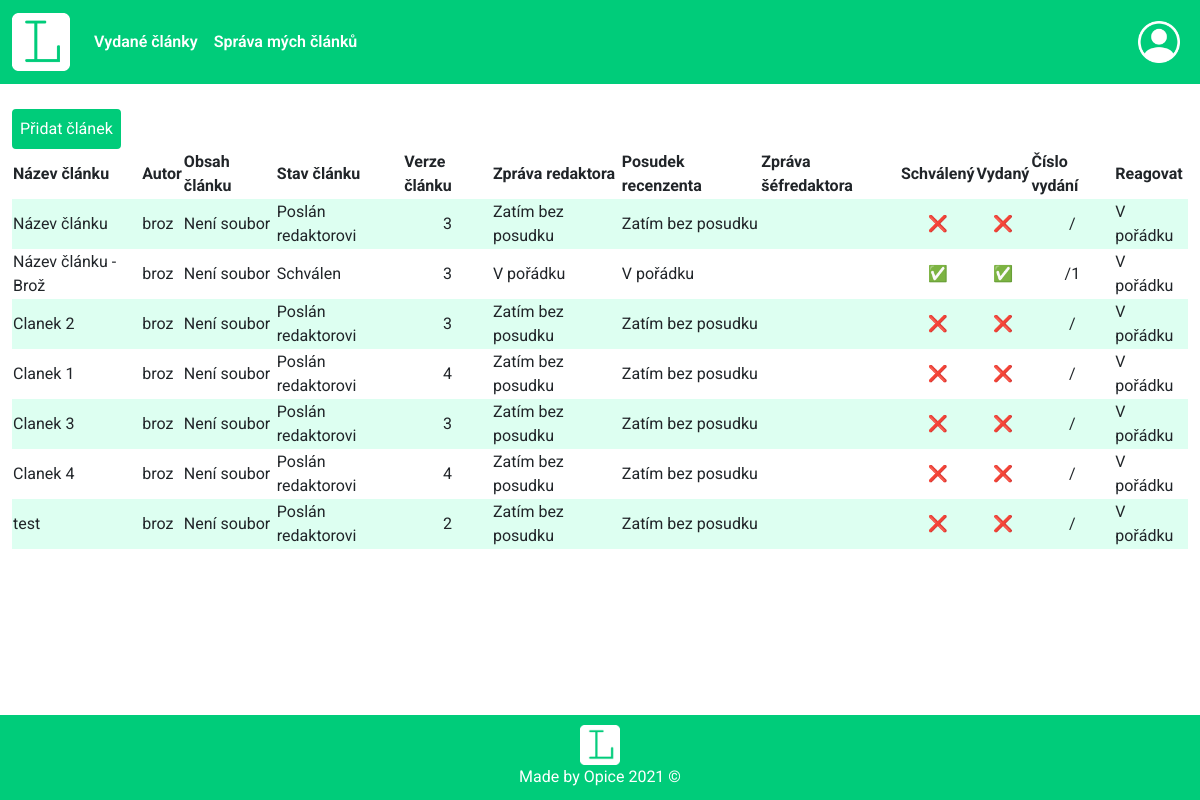
The app's page /KÓD/spravaClanku.php (signed in), older data.
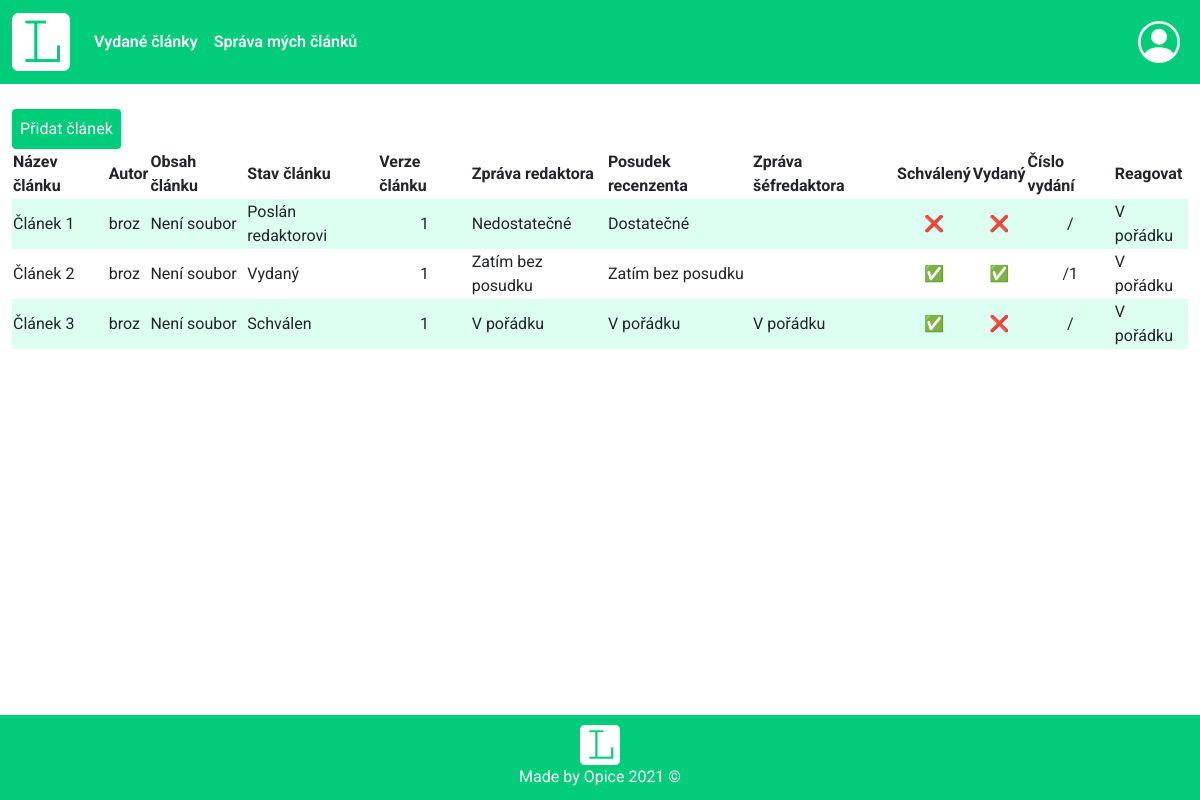
The same page, newer data.
### tables this page shows
CREATE TABLE `clanky` (
  `clanek_id` int(11) NOT NULL,
  `clanek_autor` int(11) NOT NULL,
  `clanek_nazev` varchar(120) NOT NULL,
  `clanek_obsah` varchar(150) NOT NULL,
  `clanek_vydany` bit(1) NOT NULL DEFAULT b'0',
  `clanek_schvaleny` bit(1) NOT NULL DEFAULT b'0',
  `clanek_stav` int(11) NOT NULL DEFAULT 1,
  `clanek_verze` int(11) NOT NULL DEFAULT 1,
  `clanek_vydani` int(11) DEFAULT NULL,
  `clanek_zpravaRedaktora` text NOT NULL DEFAULT 'Zatím bez posudku',
  `clanek_zpravaSefredaktora` text DEFAULT NULL,
  `clanek_zpravaRecenzenta` text NOT NULL DEFAULT 'Zatím bez posudku'
);

CREATE TABLE `users` (
  `user_id` int(11) NOT NULL,
  `user_name` varchar(30) NOT NULL,
  `user_sname` varchar(30) NOT NULL,
  `user_login` varchar(40) NOT NULL,
  `user_passwd` varchar(150) NOT NULL,
  `user_role` int(11) NOT NULL DEFAULT 3,
  `user_email` varchar(50) NOT NULL,
  `user_img` varchar(60) NOT NULL DEFAULT 'user.jpg'
);

CREATE TABLE `stavy` (
  `stav_id` int(11) NOT NULL,
  `stav_popis` varchar(150) NOT NULL
);

### KÓD/spravaClanku.php (the view, shortened to what this page needs)
<?php
  require "header.php";
  require "connectDB.php";
?>
<div class="container-fluid">
  <div class="row">
      <div class="col-12">
      <?php
  if(isset($_SESSION['role'])){
    $role = $_SESSION['role'];
    if($role==3){
      echo '<a href="pridatClanek.php" id="add-btn" class="btn">Přidat článek</a>';
      echo "<table class='w-100 sprava-tab'>";
      echo "<tr>";
      echo "<th>Název článku</th><th>Autor</th><th>Obsah článku</th><th>Stav článku</th><th>Verze článku</th><th>Zpráva redaktora</th><th>Posudek recenzenta</th><th>Zpráva šéfredaktora</th><th>Schválený</th><th>Vydaný</th><th>Číslo vydání</th><th>Reagovat</th>";
      $dotaz = "SELECT * FROM clanky join users on users.user_id=clanky.clanek_autor join stavy on stavy.stav_id=clanky.clanek_stav where user_id = ".$_SESSION['user_id'].";";
    }
    $vysledek = mysqli_query($spojeni, $dotaz);
    echo "</tr>";
    $i = 0;
    while($radek = mysqli_fetch_assoc($vysledek)){
      if (($i%2)==1)
      {
        echo "<tr class='radek-clanky'>";
      }
      else echo "<tr class='radek radek-clanky'>";
      echo "<td>".$radek['clanek_nazev']."</td>";
      echo "<td>".$radek['user_login']."</td>";
      $path = "clanky/".$radek["user_login"]."/".str_replace(" ","_",$radek["clanek_nazev"])."/v".$radek["clanek_verze"]."/";
      if($handle = opendir($path)){
        while(false != ($entry = readdir($handle))){
          if($entry != "." && $entry != ".."){
            echo '<td><a href="download.php?file='.$entry.'&path='.$path.'&autor='.$radek["user_login"].'">&#128190; Stáhnout</a></td>';
          }
        }
        closedir($handle);
      }else{
         echo '<td>Není soubor</td>';
      }
      echo "<td>".$radek['stav_popis']."</td>";
      echo "<td align = center>".$radek['clanek_verze']."</td>";
      echo "<td>".$radek['clanek_zpravaRedaktora']."</td>";
      echo "<td>".$radek['clanek_zpravaRecenzenta']."</td>";
      echo "<td>".$radek['clanek_zpravaSefredaktora']."</td>";
      echo "<td align = center>";
      if($radek['clanek_schvaleny']==0){
        echo "&#10060;";
      }else{
        echo "&#9989;";
      }
      echo "</td>";
      echo "<td align = center>";
      if($radek['clanek_vydany']==0){
        echo "&#10060;";
      }else{
        echo "&#9989;";
      }
      echo "</td>";
      echo "<td align = center>".$radek['clanek_rok']."/".$radek['clanek_vydani']."</td>";
      if($role==3){
        if($radek['stav_id'] == 3){
          echo '<td><a href="updateClanek.php?name='.$radek["clanek_nazev"].'" class="btn">Reagovat</a></td>';
        }else{
          echo '<td>V pořádku</td>';
        }
      }
      echo "</tr>";
      $i++;
    }
    echo "</table>";
  }else{
    echo "<p>Nejste přihlášený!</p>";
  }
 ?>
      </div>
  </div>
</div>
 <?php
 require "footer.php";
  ?>

### KÓD/header.php (shortened to what this page needs)
<!DOCTYPE HTML>
<html lang="cs">
  <head>
    <link rel="stylesheet" href="css/style.css" type="text/css">
    <link href="https://cdn.jsdelivr.net/npm/bootstrap@5.1.3/dist/css/bootstrap.min.css" rel="stylesheet">
  </head>
  <body id="body">
    <div class="wrapper">
  <nav class="navbar navbar-expand-lg navbar-light" id="navik">
  <div class="container-fluid">
    <a class="navbar-brand" href="index.php"><img src="img/logo2.png" alt="" height="58"></a>
    <div class="collapse navbar-collapse " id="navbarNavDropdown">
      <ul class="navbar-nav me-auto">
        <li class="nav-item">
          <a class="nav-link" aria-current="page" href="clanky.php">Vydané články</a>
        </li>
        <?php
            if(isset($_SESSION["login"])){
              $role = $_SESSION["role"];
              if($_SESSION["role"]==3){
                echo('<li class="nav-item"><a class="nav-link"  href="spravaClanku.php">Správa mých článků</a></li>');
              }else if($role==2 || $role == 6 || $role==7 || $role==4){
                echo('<li class="nav-item"><a class="nav-link"  href="spravaClanku.php">Správa článků</a></li>');
              }
            }
        ?>
      </ul>
        <ul class="navbar-nav">
        <li class="nav-item dropstart">
          <img class="nav-link dropdown-toggle" id="user"  data-bs-toggle="dropdown" href="#" role="button" aria-expanded="false" src="img/user.png" height="58">
        </li>
        </ul>
    </div>
  </div>
</nav>

### KÓD/footer.php (shortened to what this page needs)
<div class="push"></div>
</div>
<footer class="footer">
  <a class="d-flex justify-content-center" href="index.php"><img src="img/logo2.png" alt="" height="40"></a>
  <div id="madeby">Made by Opice 2021 &copy;</div>
</footer>
  </body>
</html>

### KÓD/css/style.css (style rules this page uses)
:root { --zelena: #00CC7A; --hov:#7DE5BB; }
#body { font-family: 'Roboto', sans-serif !important; }
#navik { background-color: var(--zelena) !important; margin-bottom: 25px !important; }
.navbar-light .navbar-nav .nav-link { color: white !important; font-weight: 600 !important; }
#user { color: white !important; }
.btn { border: 2px solid var(--zelena) !important; }
table { border-width: 0px !important; }
.radek { background-color:#DDFFF1 !important; }
.radek-clanky { height: 44px !important; }
.sprava-tab .btn, #add-btn { background-color: var(--zelena) !important; border: 0px; color: white !important; padding-right: 6px !important; padding-left: 6px !important; }
.footer { width: 100% !important; color: white !important; padding-top: 10px !important; background-color: var(--zelena) !important; }
#madeby { text-align: center; vertical-align: bottom; }
html, body { height: 100%; margin: 0; }
.wrapper { min-height: 100%; margin-bottom: -85px; }
.footer, .push { height: 85px; }

Row changes from the older to the newer data that the page shows:
removed clanky: clanek_nazev "Název článku", clanek_autor.user_login "broz", shows "Není soubor", clanek_stav.stav_popis "Poslán redaktorovi", clanek_verze "3", clanek_zpravaRedaktora "Zatím bez posudku", clanek_zpravaRecenzenta "Zatím bez posudku"
removed clanky: clanek_nazev "Název článku - Brož", clanek_autor.user_login "broz", shows "Není soubor", clanek_stav.stav_popis "Schválen", clanek_verze "3", clanek_zpravaRedaktora "V pořádku", clanek_zpravaRecenzenta "V pořádku", clanek_vydani "1"
removed clanky: clanek_nazev "Clanek 2", clanek_autor.user_login "broz", shows "Není soubor", clanek_stav.stav_popis "Poslán redaktorovi", clanek_verze "3", clanek_zpravaRedaktora "Zatím bez posudku", clanek_zpravaRecenzenta "Zatím bez posudku"
removed clanky: clanek_nazev "Clanek 1", clanek_autor.user_login "broz", shows "Není soubor", clanek_stav.stav_popis "Poslán redaktorovi", clanek_verze "4", clanek_zpravaRedaktora "Zatím bez posudku", clanek_zpravaRecenzenta "Zatím bez posudku"
removed clanky: clanek_nazev "Clanek 3", clanek_autor.user_login "broz", shows "Není soubor", clanek_stav.stav_popis "Poslán redaktorovi", clanek_verze "3", clanek_zpravaRedaktora "Zatím bez posudku", clanek_zpravaRecenzenta "Zatím bez posudku"
removed clanky: clanek_nazev "Clanek 4", clanek_autor.user_login "broz", shows "Není soubor", clanek_stav.stav_popis "Poslán redaktorovi", clanek_verze "4", clanek_zpravaRedaktora "Zatím bez posudku", clanek_zpravaRecenzenta "Zatím bez posudku"
removed clanky: clanek_nazev "test", clanek_autor.user_login "broz", shows "Není soubor", clanek_stav.stav_popis "Poslán redaktorovi", clanek_verze "2", clanek_zpravaRedaktora "Zatím bez posudku", clanek_zpravaRecenzenta "Zatím bez posudku"
added clanky: clanek_nazev "Článek 1", clanek_autor.user_login "broz", shows "Není soubor", clanek_stav.stav_popis "Poslán redaktorovi", clanek_verze "1", clanek_zpravaRedaktora "Nedostatečné", clanek_zpravaRecenzenta "Dostatečné"
added clanky: clanek_nazev "Článek 2", clanek_autor.user_login "broz", shows "Není soubor", clanek_stav.stav_popis "Vydaný", clanek_verze "1", clanek_zpravaRedaktora "Zatím bez posudku", clanek_zpravaRecenzenta "Zatím bez posudku", clanek_vydani "1"
added clanky: clanek_nazev "Článek 3", clanek_autor.user_login "broz", shows "Není soubor", clanek_stav.stav_popis "Schválen", clanek_verze "1", clanek_zpravaRedaktora "V pořádku", clanek_zpravaRecenzenta "V pořádku", clanek_zpravaSefredaktora "V pořádku"
